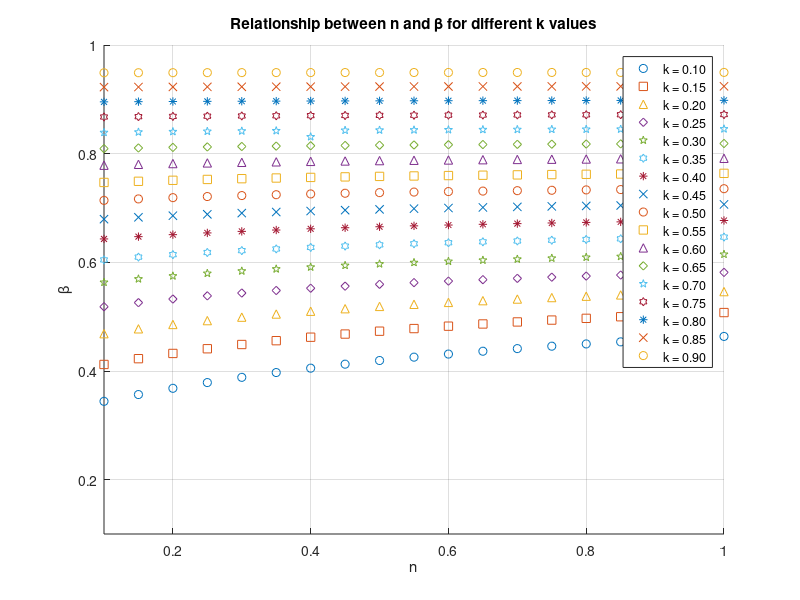
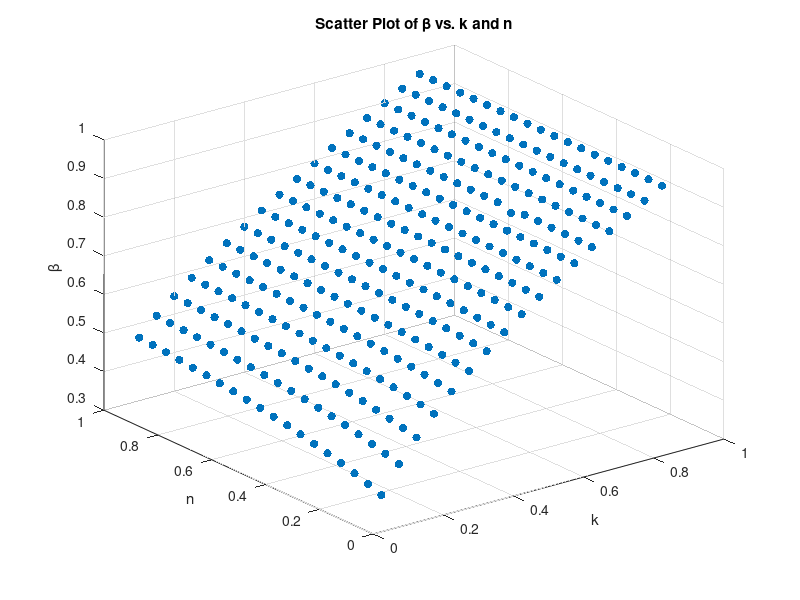

The MATLAB script that drew these images, in order: (Note: this script raises an error after producing the figures.)
clc; clear;
% This program finds the relationship between beta, n, and k in Power-law fluids
% as the result from eqn 1.327, p.127 Non-Newtonian Flow and Applied Rheology Engineering by 
% R. P. Chhabra, J. F. Richardson -- Butterworth-Heinemann_IChemE, 2ed, 2008 

%% Parameters

beta_start = 0.1;
beta_end = 1;
k_start = 0.1;
k_end = 0.9;
n_start = 0.1;
n_end = 1.0;

k_range = k_start:0.05:k_end; % Range for k
n_range = n_start:0.05:n_end; % Range for n
beta_range = beta_start:0.1:beta_end; % Range for beta (initial guess)

% Tolerances and iteration limit for Newton-Raphson
tolerance = 1e-12;
max_iterations = 100;
h = 1e-6; % Step size for numerical derivative

% Initialize arrays to store results
n_values = [];
beta_values = [];
k_values = [];

% Loop over all combinations of k, beta, and n
for k = k_range
    for n = n_range
        best_beta = NaN;
        best_error = inf;
        for beta_init = beta_range
            beta = beta_init; % Initial guess for beta
            
            % Newton-Raphson iteration
            for iter = 1:max_iterations
                % Define the function f(beta) = I1 - I2
                % Numerical integration for I1: int_k^beta (beta^2/x^2 - x)^(1/n) dx
                x1 = linspace(k, beta, 200); % Discretize the interval
                integrand1 = ((beta^2 ./ x1) - x1).^(1/n);
                I1 = trapz(x1, integrand1);
                
                % Numerical integration for I2: int_beta^1 (x - beta^2/x)^(1/n) dx
                x2 = linspace(beta, 1, 200); % Discretize the interval
                integrand2 = (x2 - (beta^2 ./ x2)).^(1/n);
                I2 = trapz(x2, integrand2);
                
                % Function f(beta)
                f = I1 - I2;
                
                % Numerical derivative f'(beta) using central difference
                beta_plus_h = beta + h;
                beta_minus_h = beta - h;
                
                % Compute f(beta + h)
                % f(beta + h) = I1_plus - I2_plus

                x1_plus = linspace(k, beta_plus_h, 100);
                integrand1_plus = (beta_plus_h^2 ./ x1_plus - x1_plus).^(1/n);
                I1_plus = trapz(x1_plus, integrand1_plus);
                
                x2_plus = linspace(beta_plus_h, 1, 100);
                integrand2_plus = (x2_plus - beta_plus_h^2 ./ x2_plus).^(1/n);
                I2_plus = trapz(x2_plus, integrand2_plus);
                f_plus = I1_plus - I2_plus;
                
                % Compute f(beta - h)
                x1_minus = linspace(k, beta_minus_h, 100);
                integrand1_minus = (beta_minus_h^2 ./ x1_minus - x1_minus).^(1/n);
                I1_minus = trapz(x1_minus, integrand1_minus);
                
                x2_minus = linspace(beta_minus_h, 1, 100);
                integrand2_minus = (x2_minus - beta_minus_h^2 ./ x2_minus).^(1/n);
                I2_minus = trapz(x2_minus, integrand2_minus);
                f_minus = I1_minus - I2_minus;
                
                % Central difference approximation
                df = (f_plus - f_minus) / (2 * h);
                
                % Check for division by zero or NaN
                if abs(df) < 1e-10
                    disp('Derivative too small, breaking loop.');
                    break;
                end
                
                % Update beta
                beta_new = beta - f / df;
                % This is the Newton-Rapshon iterator
                
                % Check convergence
                if abs(beta_new - beta) < tolerance
                    % Check if this beta is the best one for this n
                    error = abs(f);
                    if error < best_error
                        best_error = error;
                        best_beta = beta_new;
                    end
                    break;
                end
                
                beta = beta_new;
                
                % Check if beta is within bounds (0.1 to 0.9)
                if beta < beta_start || beta > beta_end
                    disp('Beta out of bounds, restarting with new initial guess.');
                    break;
                end
                
                if iter == max_iterations
                    disp('Max iterations reached, no convergence.');
                end
            end
        end
        
        % Store the best beta for this n
        if ~isnan(best_beta)
            n_values = [n_values, n];
            beta_values = [beta_values, best_beta];
            k_values = [k_values, k];
            fprintf('Best result for k = %.2f, n = %.2f: beta = %.6f\n', k, n, best_beta);
        end
    end
end

% Create the plot for n and beta
figure; % Create a new figure
hold on; % Allow multiple plots on the same figure

% Define markers or colors for different k values
markers = {'o', 's', '^', 'd', 'p', 'h', '*', 'x'}; % Different markers for each k
colors = lines(length(k_range)); % Use distinct colors

% Plot for each unique k value
for i = 1:length(k_range)
    k_idx = k_values == k_range(i);
    plot(n_values(k_idx), beta_values(k_idx), ...
         'Marker', markers{mod(i-1, length(markers))+1}, ...
         'LineStyle', 'none', ...
         'Color', colors(i,:), ...
         'DisplayName', sprintf('k = %.2f', k_range(i)));
end

% Add labels and legend
xlabel('n');
ylabel('\beta');
title('Relationship between n and \beta for different k values');
legend('show');
grid on;

% Ensure the plot is visually appealing
axis([n_start n_end beta_start beta_end]); % Set axis limits based on the ranges (0.1 to 0.9)
hold off;

% Create the scatter plot for unique_k_values and mean_beta_values
figure; % Create a new figure
scatter3(k_values, n_values, beta_values, 'filled');
xlabel('k');
ylabel('n');
zlabel('\beta');
title('Scatter Plot of \beta vs. k and n');
grid on;

% Perform surface fitting
fit_type = fittype('poly11'); % Linear polynomial in both k and n
fit_result = fit([k_values(:), n_values(:)], beta_values(:), fit_type);

% Generate fitting values
[k_fit, n_fit] = meshgrid(linspace(min(k_values), max(k_values), 100), linspace(min(n_values), max(n_values), 100));
beta_fit = fit_result.p00 + fit_result.p10 * k_fit + fit_result.p01 * n_fit;

% Plot the fitting surface
hold on;
mesh(k_fit, n_fit, beta_fit, 'EdgeColor', 'red', 'DisplayName', 'Fitting Surface');
legend('show');
hold off;

% Display the fitting result
disp('Fitting result:');
disp(fit_result);

% Display the fitting polynomial expression
fprintf('Fitting Polynomial: beta(k, n) = %.4f + %.4f*k + %.4f*n\n', fit_result.p00, fit_result.p10, fit_result.p01);